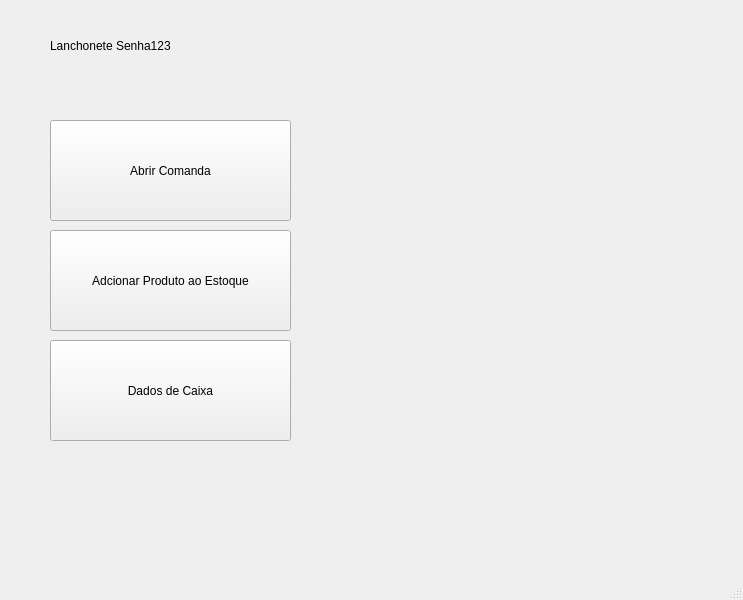
<?xml version="1.0" encoding="UTF-8"?>
<ui version="4.0">
 <class>MainWindow</class>
 <widget class="QMainWindow" name="MainWindow">
  <property name="geometry">
   <rect>
    <x>0</x>
    <y>0</y>
    <width>743</width>
    <height>600</height>
   </rect>
  </property>
  <property name="windowTitle">
   <string>MainWindow</string>
  </property>
  <widget class="QWidget" name="centralwidget">
   <widget class="QPushButton" name="pushButton">
    <property name="geometry">
     <rect>
      <x>50</x>
      <y>120</y>
      <width>241</width>
      <height>101</height>
     </rect>
    </property>
    <property name="text">
     <string>Abrir Comanda</string>
    </property>
   </widget>
   <widget class="QLabel" name="label">
    <property name="geometry">
     <rect>
      <x>50</x>
      <y>10</y>
      <width>341</width>
      <height>71</height>
     </rect>
    </property>
    <property name="styleSheet">
     <string notr="true">font: 20pt &quot;Segoe UI&quot;;
color: rgb(0, 0, 0);</string>
    </property>
    <property name="text">
     <string>Lanchonete Senha123</string>
    </property>
   </widget>
   <widget class="QPushButton" name="AdcionarProduto">
    <property name="geometry">
     <rect>
      <x>50</x>
      <y>230</y>
      <width>241</width>
      <height>101</height>
     </rect>
    </property>
    <property name="text">
     <string>Adcionar Produto ao Estoque</string>
    </property>
   </widget>
   <widget class="QPushButton" name="DadosDeCaixa">
    <property name="geometry">
     <rect>
      <x>50</x>
      <y>340</y>
      <width>241</width>
      <height>101</height>
     </rect>
    </property>
    <property name="text">
     <string>Dados de Caixa</string>
    </property>
   </widget>
  </widget>
  <widget class="QMenuBar" name="menubar">
   <property name="geometry">
    <rect>
     <x>0</x>
     <y>0</y>
     <width>743</width>
     <height>25</height>
    </rect>
   </property>
  </widget>
  <widget class="QStatusBar" name="statusbar"/>
 </widget>
 <resources/>
 <connections/>
</ui>
